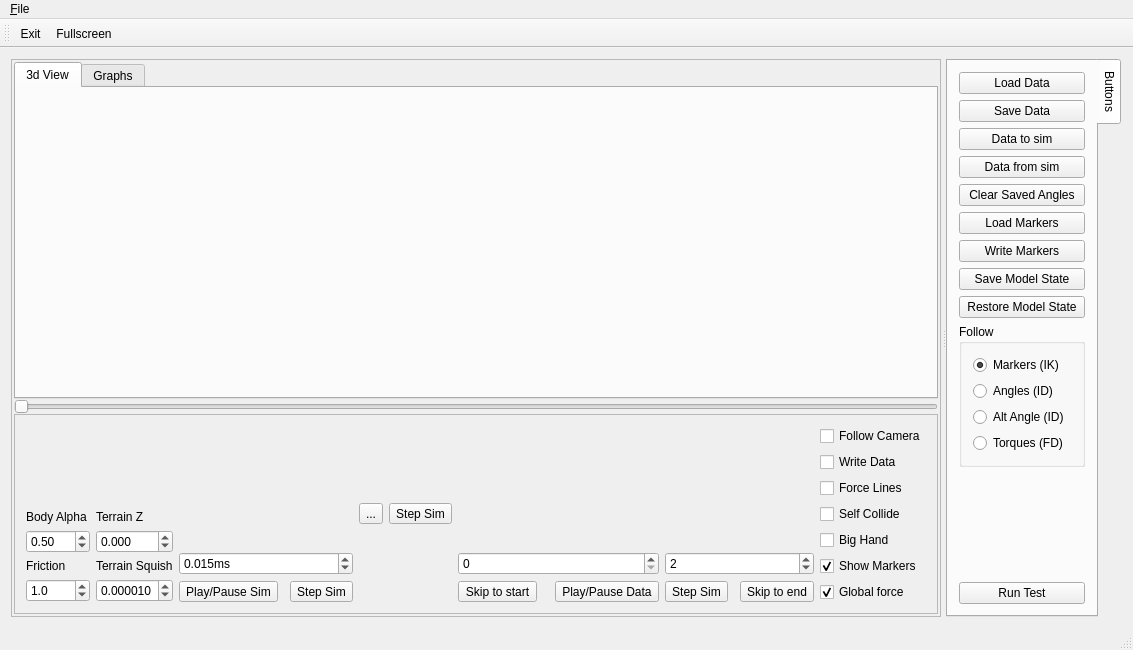
<?xml version="1.0" encoding="UTF-8"?>
<ui version="4.0">
 <class>MainWindow</class>
 <widget class="QMainWindow" name="MainWindow">
  <property name="geometry">
   <rect>
    <x>0</x>
    <y>0</y>
    <width>990</width>
    <height>650</height>
   </rect>
  </property>
  <property name="windowTitle">
   <string>Qt VR App</string>
  </property>
  <property name="windowIcon">
   <iconset resource="resources.qrc">
    <normaloff>:/icons/data/sx111.gif</normaloff>:/icons/data/sx111.gif</iconset>
  </property>
  <property name="dockOptions">
   <set>QMainWindow::AllowTabbedDocks|QMainWindow::AnimatedDocks|QMainWindow::VerticalTabs</set>
  </property>
  <widget class="QWidget" name="centralWidget">
   <layout class="QVBoxLayout" name="verticalLayout">
    <item>
     <widget class="QSplitter" name="splitter">
      <property name="frameShape">
       <enum>QFrame::NoFrame</enum>
      </property>
      <property name="frameShadow">
       <enum>QFrame::Plain</enum>
      </property>
      <property name="lineWidth">
       <number>2</number>
      </property>
      <property name="midLineWidth">
       <number>5</number>
      </property>
      <property name="orientation">
       <enum>Qt::Horizontal</enum>
      </property>
      <property name="handleWidth">
       <number>5</number>
      </property>
      <widget class="QFrame" name="frame_2">
       <property name="frameShape">
        <enum>QFrame::StyledPanel</enum>
       </property>
       <property name="frameShadow">
        <enum>QFrame::Raised</enum>
       </property>
       <layout class="QVBoxLayout" name="verticalLayout_6" stretch="1,0,0">
        <property name="spacing">
         <number>0</number>
        </property>
        <property name="margin">
         <number>2</number>
        </property>
        <item>
         <widget class="QTabWidget" name="tabWidget">
          <property name="currentIndex">
           <number>0</number>
          </property>
          <widget class="QWidget" name="tab">
           <attribute name="title">
            <string>3d View</string>
           </attribute>
           <layout class="QVBoxLayout" name="verticalLayout_3">
            <item>
             <widget class="MyGLWidget" name="glWidget" native="true">
              <property name="sizePolicy">
               <sizepolicy hsizetype="Expanding" vsizetype="Expanding">
                <horstretch>1</horstretch>
                <verstretch>1</verstretch>
               </sizepolicy>
              </property>
             </widget>
            </item>
           </layout>
          </widget>
          <widget class="QWidget" name="tab_2">
           <attribute name="title">
            <string>Graphs</string>
           </attribute>
           <layout class="QVBoxLayout" name="verticalLayout_4">
            <item>
             <widget class="QGraphicsView" name="graphicsView"/>
            </item>
           </layout>
          </widget>
         </widget>
        </item>
        <item>
         <widget class="QSlider" name="timeSlider">
          <property name="orientation">
           <enum>Qt::Horizontal</enum>
          </property>
         </widget>
        </item>
        <item>
         <widget class="QFrame" name="frame">
          <property name="frameShape">
           <enum>QFrame::StyledPanel</enum>
          </property>
          <property name="frameShadow">
           <enum>QFrame::Raised</enum>
          </property>
          <layout class="QHBoxLayout" name="horizontalLayout">
           <item>
            <layout class="QVBoxLayout" name="verticalLayout_5">
             <item>
              <spacer name="verticalSpacer_3">
               <property name="orientation">
                <enum>Qt::Vertical</enum>
               </property>
               <property name="sizeHint" stdset="0">
                <size>
                 <width>20</width>
                 <height>40</height>
                </size>
               </property>
              </spacer>
             </item>
             <item>
              <widget class="QLabel" name="baLabel">
               <property name="text">
                <string>Body Alpha</string>
               </property>
              </widget>
             </item>
             <item>
              <widget class="QDoubleSpinBox" name="bodyAlpha">
               <property name="maximum">
                <double>1.000000000000000</double>
               </property>
               <property name="singleStep">
                <double>0.100000000000000</double>
               </property>
               <property name="value">
                <double>0.500000000000000</double>
               </property>
              </widget>
             </item>
             <item>
              <widget class="QLabel" name="label">
               <property name="text">
                <string>Friction</string>
               </property>
              </widget>
             </item>
             <item>
              <widget class="QDoubleSpinBox" name="frictionSpinBox">
               <property name="decimals">
                <number>1</number>
               </property>
               <property name="maximum">
                <double>9999.000000000000000</double>
               </property>
               <property name="value">
                <double>1.000000000000000</double>
               </property>
              </widget>
             </item>
            </layout>
           </item>
           <item>
            <layout class="QVBoxLayout" name="verticalLayout_2">
             <item>
              <spacer name="verticalSpacer_2">
               <property name="orientation">
                <enum>Qt::Vertical</enum>
               </property>
               <property name="sizeHint" stdset="0">
                <size>
                 <width>20</width>
                 <height>40</height>
                </size>
               </property>
              </spacer>
             </item>
             <item>
              <widget class="QLabel" name="label_2">
               <property name="text">
                <string>Terrain Z</string>
               </property>
              </widget>
             </item>
             <item>
              <widget class="QDoubleSpinBox" name="zBox">
               <property name="decimals">
                <number>3</number>
               </property>
               <property name="minimum">
                <double>-99.000000000000000</double>
               </property>
               <property name="singleStep">
                <double>0.100000000000000</double>
               </property>
              </widget>
             </item>
             <item>
              <widget class="QLabel" name="label_3">
               <property name="text">
                <string>Terrain Squish</string>
               </property>
              </widget>
             </item>
             <item>
              <widget class="QDoubleSpinBox" name="terrainSpinBox">
               <property name="decimals">
                <number>6</number>
               </property>
               <property name="maximum">
                <double>1.000000000000000</double>
               </property>
               <property name="value">
                <double>0.000010000000000</double>
               </property>
              </widget>
             </item>
            </layout>
           </item>
           <item>
            <spacer name="horizontalSpacer_3">
             <property name="orientation">
              <enum>Qt::Horizontal</enum>
             </property>
             <property name="sizeHint" stdset="0">
              <size>
               <width>67</width>
               <height>20</height>
              </size>
             </property>
            </spacer>
           </item>
           <item>
            <layout class="QGridLayout" name="gridLayout">
             <item row="1" column="0" colspan="3">
              <widget class="QDoubleSpinBox" name="frameTimeBox">
               <property name="toolTip">
                <string>Sim Time per Step</string>
               </property>
               <property name="suffix">
                <string>ms</string>
               </property>
               <property name="decimals">
                <number>3</number>
               </property>
               <property name="minimum">
                <double>0.001000000000000</double>
               </property>
               <property name="maximum">
                <double>1.000000000000000</double>
               </property>
               <property name="singleStep">
                <double>0.010000000000000</double>
               </property>
               <property name="value">
                <double>0.015000000000000</double>
               </property>
              </widget>
             </item>
             <item row="2" column="2">
              <widget class="QToolButton" name="stepSimButton">
               <property name="toolTip">
                <string>Step Sim</string>
               </property>
               <property name="text">
                <string>Step Sim</string>
               </property>
               <property name="icon">
                <iconset resource="resources.qrc">
                 <normaloff>:/icons/data/media-step-right-3.png</normaloff>:/icons/data/media-step-right-3.png</iconset>
               </property>
              </widget>
             </item>
             <item row="2" column="0">
              <widget class="QToolButton" name="playPauseSimButton">
               <property name="toolTip">
                <string>Play/Pause Sim</string>
               </property>
               <property name="text">
                <string>Play/Pause Sim</string>
               </property>
               <property name="icon">
                <iconset resource="resources.qrc">
                 <normaloff>:/icons/data/media-playback-start-3.png</normaloff>:/icons/data/media-playback-start-3.png</iconset>
               </property>
               <property name="checkable">
                <bool>true</bool>
               </property>
              </widget>
             </item>
             <item row="0" column="0">
              <spacer name="verticalSpacer_4">
               <property name="orientation">
                <enum>Qt::Vertical</enum>
               </property>
               <property name="sizeHint" stdset="0">
                <size>
                 <width>20</width>
                 <height>40</height>
                </size>
               </property>
              </spacer>
             </item>
            </layout>
           </item>
           <item>
            <widget class="QToolButton" name="playAllButton">
             <property name="toolTip">
              <string>Play/Pause All</string>
             </property>
             <property name="text">
              <string>...</string>
             </property>
             <property name="icon">
              <iconset resource="resources.qrc">
               <normaloff>:/icons/data/media-playback-large.png</normaloff>:/icons/data/media-playback-large.png</iconset>
             </property>
             <property name="iconSize">
              <size>
               <width>32</width>
               <height>32</height>
              </size>
             </property>
             <property name="checkable">
              <bool>true</bool>
             </property>
            </widget>
           </item>
           <item>
            <widget class="QToolButton" name="stepAllButton">
             <property name="toolTip">
              <string>Step All</string>
             </property>
             <property name="text">
              <string>Step Sim</string>
             </property>
             <property name="icon">
              <iconset resource="resources.qrc">
               <normaloff>:/icons/data/media-step-right-3.png</normaloff>:/icons/data/media-step-right-3.png</iconset>
             </property>
             <property name="iconSize">
              <size>
               <width>32</width>
               <height>32</height>
              </size>
             </property>
             <property name="toolButtonStyle">
              <enum>Qt::ToolButtonIconOnly</enum>
             </property>
             <property name="autoRaise">
              <bool>false</bool>
             </property>
            </widget>
           </item>
           <item>
            <layout class="QGridLayout" name="gridLayout_2">
             <item row="1" column="0" colspan="4">
              <widget class="QSpinBox" name="dataFrameBox">
               <property name="toolTip">
                <string>Data Frame</string>
               </property>
               <property name="maximum">
                <number>9999999</number>
               </property>
              </widget>
             </item>
             <item row="1" column="4" colspan="3">
              <widget class="QSpinBox" name="dataStepBox">
               <property name="toolTip">
                <string>Data Frames per Step</string>
               </property>
               <property name="minimum">
                <number>-480</number>
               </property>
               <property name="maximum">
                <number>480</number>
               </property>
               <property name="value">
                <number>2</number>
               </property>
              </widget>
             </item>
             <item row="2" column="0">
              <widget class="QToolButton" name="backJumpDataButton">
               <property name="text">
                <string>Skip to start</string>
               </property>
               <property name="icon">
                <iconset resource="resources.qrc">
                 <normaloff>:/icons/data/media-skip-backward-3.png</normaloff>:/icons/data/media-skip-backward-3.png</iconset>
               </property>
              </widget>
             </item>
             <item row="2" column="6">
              <widget class="QToolButton" name="jumpDataButton">
               <property name="text">
                <string>Skip to end</string>
               </property>
               <property name="icon">
                <iconset resource="resources.qrc">
                 <normaloff>:/icons/data/media-skip-forward-3.png</normaloff>:/icons/data/media-skip-forward-3.png</iconset>
               </property>
              </widget>
             </item>
             <item row="2" column="1">
              <spacer name="horizontalSpacer">
               <property name="orientation">
                <enum>Qt::Horizontal</enum>
               </property>
               <property name="sizeHint" stdset="0">
                <size>
                 <width>40</width>
                 <height>20</height>
                </size>
               </property>
              </spacer>
             </item>
             <item row="2" column="5">
              <spacer name="horizontalSpacer_2">
               <property name="orientation">
                <enum>Qt::Horizontal</enum>
               </property>
               <property name="sizeHint" stdset="0">
                <size>
                 <width>40</width>
                 <height>20</height>
                </size>
               </property>
              </spacer>
             </item>
             <item row="2" column="4">
              <widget class="QToolButton" name="stepDataButton">
               <property name="toolTip">
                <string>Step Sim</string>
               </property>
               <property name="text">
                <string>Step Sim</string>
               </property>
               <property name="icon">
                <iconset resource="resources.qrc">
                 <normaloff>:/icons/data/media-step-right-3.png</normaloff>:/icons/data/media-step-right-3.png</iconset>
               </property>
              </widget>
             </item>
             <item row="2" column="3">
              <widget class="QToolButton" name="playPauseDataButton">
               <property name="text">
                <string>Play/Pause Data</string>
               </property>
               <property name="icon">
                <iconset resource="resources.qrc">
                 <normaloff>:/icons/data/media-playback-start-3.png</normaloff>:/icons/data/media-playback-start-3.png</iconset>
               </property>
               <property name="checkable">
                <bool>true</bool>
               </property>
              </widget>
             </item>
             <item row="0" column="0">
              <spacer name="verticalSpacer_5">
               <property name="orientation">
                <enum>Qt::Vertical</enum>
               </property>
               <property name="sizeHint" stdset="0">
                <size>
                 <width>20</width>
                 <height>40</height>
                </size>
               </property>
              </spacer>
             </item>
            </layout>
           </item>
           <item>
            <spacer name="horizontalSpacer_4">
             <property name="orientation">
              <enum>Qt::Horizontal</enum>
             </property>
             <property name="sizeHint" stdset="0">
              <size>
               <width>67</width>
               <height>20</height>
              </size>
             </property>
            </spacer>
           </item>
           <item>
            <layout class="QVBoxLayout" name="verticalLayout_8">
             <item>
              <widget class="QCheckBox" name="camFollowCheckBox">
               <property name="text">
                <string>Follow Camera</string>
               </property>
              </widget>
             </item>
             <item>
              <widget class="QCheckBox" name="writeDataCheckBox">
               <property name="text">
                <string>Write Data</string>
               </property>
              </widget>
             </item>
             <item>
              <widget class="QCheckBox" name="forceLinesCheckBox">
               <property name="text">
                <string>Force Lines</string>
               </property>
              </widget>
             </item>
             <item>
              <widget class="QCheckBox" name="selfCollideBox">
               <property name="text">
                <string>Self Collide</string>
               </property>
              </widget>
             </item>
             <item>
              <widget class="QCheckBox" name="bigHandBox">
               <property name="text">
                <string>Big Hand</string>
               </property>
              </widget>
             </item>
             <item>
              <widget class="QCheckBox" name="showMarkBox">
               <property name="text">
                <string>Show Markers</string>
               </property>
               <property name="checked">
                <bool>true</bool>
               </property>
              </widget>
             </item>
             <item>
              <widget class="QCheckBox" name="globalBox">
               <property name="text">
                <string>Global force</string>
               </property>
               <property name="checked">
                <bool>true</bool>
               </property>
              </widget>
             </item>
            </layout>
           </item>
          </layout>
         </widget>
        </item>
       </layout>
      </widget>
      <widget class="QTabWidget" name="controlTabWidget">
       <property name="tabPosition">
        <enum>QTabWidget::East</enum>
       </property>
       <property name="currentIndex">
        <number>0</number>
       </property>
       <widget class="QWidget" name="buttonTab">
        <attribute name="title">
         <string>Buttons</string>
        </attribute>
        <layout class="QVBoxLayout" name="verticalLayout_7">
         <item>
          <widget class="QPushButton" name="loadButton">
           <property name="text">
            <string>Load Data</string>
           </property>
          </widget>
         </item>
         <item>
          <widget class="QPushButton" name="saveButton">
           <property name="text">
            <string>Save Data</string>
           </property>
          </widget>
         </item>
         <item>
          <widget class="QPushButton" name="toSimButton">
           <property name="text">
            <string>Data to sim</string>
           </property>
          </widget>
         </item>
         <item>
          <widget class="QPushButton" name="fromSimButton">
           <property name="text">
            <string>Data from sim</string>
           </property>
          </widget>
         </item>
         <item>
          <widget class="QPushButton" name="clearPlotButton">
           <property name="text">
            <string>Clear Saved Angles</string>
           </property>
          </widget>
         </item>
         <item>
          <widget class="QPushButton" name="loadMarkerButton">
           <property name="text">
            <string>Load Markers</string>
           </property>
          </widget>
         </item>
         <item>
          <widget class="QPushButton" name="writeButton">
           <property name="text">
            <string>Write Markers</string>
           </property>
           <property name="checkable">
            <bool>true</bool>
           </property>
          </widget>
         </item>
         <item>
          <widget class="QPushButton" name="saveStateButton">
           <property name="text">
            <string>Save Model State</string>
           </property>
          </widget>
         </item>
         <item>
          <widget class="QPushButton" name="restoreButton">
           <property name="text">
            <string>Restore Model State</string>
           </property>
          </widget>
         </item>
         <item>
          <widget class="QGroupBox" name="followBox">
           <property name="title">
            <string>Follow</string>
           </property>
           <layout class="QVBoxLayout" name="verticalLayout_9">
            <item>
             <widget class="QRadioButton" name="markerRadio">
              <property name="text">
               <string>Markers (IK)</string>
              </property>
              <property name="checked">
               <bool>true</bool>
              </property>
             </widget>
            </item>
            <item>
             <widget class="QRadioButton" name="angleRadio">
              <property name="text">
               <string>Angles (ID)</string>
              </property>
             </widget>
            </item>
            <item>
             <widget class="QRadioButton" name="altRadio">
              <property name="text">
               <string>Alt Angle (ID)</string>
              </property>
             </widget>
            </item>
            <item>
             <widget class="QRadioButton" name="torqueRadio">
              <property name="text">
               <string>Torques (FD)</string>
              </property>
             </widget>
            </item>
           </layout>
          </widget>
         </item>
         <item>
          <spacer name="verticalSpacer">
           <property name="orientation">
            <enum>Qt::Vertical</enum>
           </property>
           <property name="sizeHint" stdset="0">
            <size>
             <width>20</width>
             <height>257</height>
            </size>
           </property>
          </spacer>
         </item>
         <item>
          <widget class="QPushButton" name="testButton">
           <property name="text">
            <string>Run Test</string>
           </property>
          </widget>
         </item>
        </layout>
       </widget>
      </widget>
     </widget>
    </item>
   </layout>
  </widget>
  <widget class="QMenuBar" name="menuBar">
   <property name="geometry">
    <rect>
     <x>0</x>
     <y>0</y>
     <width>990</width>
     <height>21</height>
    </rect>
   </property>
   <widget class="QMenu" name="menu_File">
    <property name="title">
     <string>&amp;File</string>
    </property>
    <addaction name="actionExit"/>
   </widget>
   <addaction name="menu_File"/>
  </widget>
  <widget class="QToolBar" name="mainToolBar">
   <attribute name="toolBarArea">
    <enum>TopToolBarArea</enum>
   </attribute>
   <attribute name="toolBarBreak">
    <bool>false</bool>
   </attribute>
   <addaction name="actionExit"/>
   <addaction name="actionFullscreen"/>
  </widget>
  <widget class="QStatusBar" name="statusBar">
   <property name="sizeGripEnabled">
    <bool>true</bool>
   </property>
  </widget>
  <action name="actionExit">
   <property name="icon">
    <iconset resource="resources.qrc">
     <normaloff>:/icons/data/system-exit.png</normaloff>:/icons/data/system-exit.png</iconset>
   </property>
   <property name="text">
    <string>E&amp;xit</string>
   </property>
   <property name="shortcut">
    <string>Ctrl+X</string>
   </property>
  </action>
  <action name="actionFullscreen">
   <property name="icon">
    <iconset resource="resources.qrc">
     <normaloff>:/icons/data/view-fullscreen.png</normaloff>:/icons/data/view-fullscreen.png</iconset>
   </property>
   <property name="text">
    <string>Fullscreen</string>
   </property>
   <property name="toolTip">
    <string>Toggle fullscreen mode</string>
   </property>
   <property name="shortcut">
    <string>Ctrl+F</string>
   </property>
  </action>
 </widget>
 <layoutdefault spacing="6" margin="11"/>
 <customwidgets>
  <customwidget>
   <class>MyGLWidget</class>
   <extends>QWidget</extends>
   <header>myglwidget.h</header>
   <container>1</container>
  </customwidget>
 </customwidgets>
 <resources>
  <include location="resources.qrc"/>
 </resources>
 <connections>
  <connection>
   <sender>actionExit</sender>
   <signal>triggered()</signal>
   <receiver>MainWindow</receiver>
   <slot>close()</slot>
   <hints>
    <hint type="sourcelabel">
     <x>-1</x>
     <y>-1</y>
    </hint>
    <hint type="destinationlabel">
     <x>251</x>
     <y>212</y>
    </hint>
   </hints>
  </connection>
  <connection>
   <sender>actionFullscreen</sender>
   <signal>triggered()</signal>
   <receiver>MainWindow</receiver>
   <slot>toggleFullscreenSlot()</slot>
   <hints>
    <hint type="sourcelabel">
     <x>-1</x>
     <y>-1</y>
    </hint>
    <hint type="destinationlabel">
     <x>251</x>
     <y>212</y>
    </hint>
   </hints>
  </connection>
  <connection>
   <sender>playAllButton</sender>
   <signal>toggled(bool)</signal>
   <receiver>MainWindow</receiver>
   <slot>playPauseAll(bool)</slot>
   <hints>
    <hint type="sourcelabel">
     <x>330</x>
     <y>561</y>
    </hint>
    <hint type="destinationlabel">
     <x>205</x>
     <y>472</y>
    </hint>
   </hints>
  </connection>
  <connection>
   <sender>playPauseSimButton</sender>
   <signal>toggled(bool)</signal>
   <receiver>MainWindow</receiver>
   <slot>playPauseSim(bool)</slot>
   <hints>
    <hint type="sourcelabel">
     <x>261</x>
     <y>580</y>
    </hint>
    <hint type="destinationlabel">
     <x>124</x>
     <y>473</y>
    </hint>
   </hints>
  </connection>
  <connection>
   <sender>playPauseDataButton</sender>
   <signal>toggled(bool)</signal>
   <receiver>MainWindow</receiver>
   <slot>playPauseData(bool)</slot>
   <hints>
    <hint type="sourcelabel">
     <x>502</x>
     <y>580</y>
    </hint>
    <hint type="destinationlabel">
     <x>358</x>
     <y>477</y>
    </hint>
   </hints>
  </connection>
  <connection>
   <sender>dataFrameBox</sender>
   <signal>valueChanged(int)</signal>
   <receiver>MainWindow</receiver>
   <slot>setDataFrame(int)</slot>
   <hints>
    <hint type="sourcelabel">
     <x>463</x>
     <y>524</y>
    </hint>
    <hint type="destinationlabel">
     <x>322</x>
     <y>473</y>
    </hint>
   </hints>
  </connection>
  <connection>
   <sender>stepSimButton</sender>
   <signal>clicked()</signal>
   <receiver>MainWindow</receiver>
   <slot>stepSim()</slot>
   <hints>
    <hint type="sourcelabel">
     <x>300</x>
     <y>580</y>
    </hint>
    <hint type="destinationlabel">
     <x>100</x>
     <y>474</y>
    </hint>
   </hints>
  </connection>
  <connection>
   <sender>playPauseSimButton</sender>
   <signal>clicked(bool)</signal>
   <receiver>MainWindow</receiver>
   <slot>clickPPS(bool)</slot>
   <hints>
    <hint type="sourcelabel">
     <x>261</x>
     <y>580</y>
    </hint>
    <hint type="destinationlabel">
     <x>36</x>
     <y>477</y>
    </hint>
   </hints>
  </connection>
  <connection>
   <sender>playAllButton</sender>
   <signal>clicked(bool)</signal>
   <receiver>MainWindow</receiver>
   <slot>clickPPA(bool)</slot>
   <hints>
    <hint type="sourcelabel">
     <x>330</x>
     <y>561</y>
    </hint>
    <hint type="destinationlabel">
     <x>309</x>
     <y>475</y>
    </hint>
   </hints>
  </connection>
  <connection>
   <sender>playPauseDataButton</sender>
   <signal>clicked(bool)</signal>
   <receiver>MainWindow</receiver>
   <slot>clickPPD(bool)</slot>
   <hints>
    <hint type="sourcelabel">
     <x>502</x>
     <y>580</y>
    </hint>
    <hint type="destinationlabel">
     <x>483</x>
     <y>475</y>
    </hint>
   </hints>
  </connection>
  <connection>
   <sender>dataStepBox</sender>
   <signal>valueChanged(int)</signal>
   <receiver>MainWindow</receiver>
   <slot>setDataStep(int)</slot>
   <hints>
    <hint type="sourcelabel">
     <x>556</x>
     <y>524</y>
    </hint>
    <hint type="destinationlabel">
     <x>558</x>
     <y>475</y>
    </hint>
   </hints>
  </connection>
  <connection>
   <sender>stepDataButton</sender>
   <signal>clicked()</signal>
   <receiver>MainWindow</receiver>
   <slot>stepData()</slot>
   <hints>
    <hint type="sourcelabel">
     <x>531</x>
     <y>580</y>
    </hint>
    <hint type="destinationlabel">
     <x>555</x>
     <y>455</y>
    </hint>
   </hints>
  </connection>
  <connection>
   <sender>stepAllButton</sender>
   <signal>clicked()</signal>
   <receiver>MainWindow</receiver>
   <slot>stepAll()</slot>
   <hints>
    <hint type="sourcelabel">
     <x>375</x>
     <y>561</y>
    </hint>
    <hint type="destinationlabel">
     <x>3</x>
     <y>437</y>
    </hint>
   </hints>
  </connection>
 </connections>
 <slots>
  <slot>toggleFullscreenSlot()</slot>
  <slot>setDataFrame(int)</slot>
  <slot>playPauseAll(bool)</slot>
  <slot>playPauseSim(bool)</slot>
  <slot>playPauseData(bool)</slot>
  <slot>stepSim()</slot>
  <slot>clickPPA(bool)</slot>
  <slot>clickPPS(bool)</slot>
  <slot>clickPPD(bool)</slot>
  <slot>setDataStep(int)</slot>
  <slot>stepAll()</slot>
  <slot>stepData()</slot>
  <slot>colorChange()</slot>
  <slot>toggleAngleUse(bool)</slot>
 </slots>
</ui>
